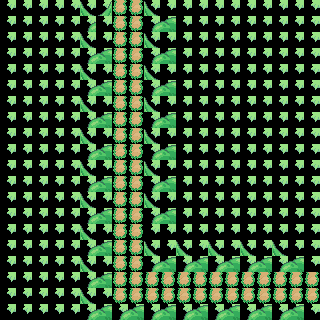

Rendered tile map (Tiled .tmx) drawn with the repository's tilesets; below, a short description and the full map source, tile grids included:
An orthogonal 20x20 tile map with 16x16 px tiles, 2 tile layers (Tile Layer 1, Tile Layer 2), 3 tilesets.

<map version="1.10" tiledversion="1.11.2" orientation="orthogonal" renderorder="right-down" width="20" height="20" tilewidth="16" tileheight="16" infinite="0" nextlayerid="3" nextobjectid="1">
  <tileset firstgid="1" source="The Fan-tasy Tileset (Free)/Tiled/Tilesets/Tileset_Ground.tsx" />
 <tileset firstgid="31" source="The Fan-tasy Tileset (Free)/Tiled/Tilesets/Tileset_Road.tsx" />
 <tileset firstgid="46" source="The Fan-tasy Tileset (Free)/Tiled/Tilesets/Atlas_Trees_Bushes.tsx" />
 <layer id="1" name="Tile Layer 1" width="20" height="20">
  <data encoding="csv">
26,26,26,26,26,26,26,43,43,26,26,26,26,26,26,26,26,26,26,26,
26,26,26,26,26,26,26,43,43,26,26,26,26,26,26,26,26,26,26,26,
26,26,26,26,26,26,26,43,43,26,26,26,26,26,26,26,26,26,26,26,
26,26,26,26,26,26,26,43,43,26,26,26,26,26,26,26,26,26,26,26,
26,26,26,26,26,26,26,43,43,26,26,26,26,26,26,26,26,26,26,26,
26,26,26,26,26,26,26,43,43,26,26,26,26,26,26,26,26,26,26,26,
26,26,26,26,26,26,26,43,43,26,26,26,26,26,26,26,26,26,26,26,
26,26,26,26,26,26,26,43,43,26,26,26,26,26,26,26,26,26,26,26,
26,26,26,26,26,26,26,43,43,26,26,26,26,26,26,26,26,26,26,26,
26,26,26,26,26,26,26,43,43,26,26,26,26,26,26,26,26,26,26,26,
26,26,26,26,26,26,26,43,43,26,26,26,26,26,26,26,26,26,26,26,
26,26,26,26,26,26,26,43,43,26,26,26,26,26,26,26,26,26,26,26,
26,26,26,26,26,26,26,43,43,26,26,26,26,26,26,26,26,26,26,26,
26,26,26,26,26,26,26,43,43,26,26,26,26,26,26,26,26,26,26,26,
26,26,26,26,26,26,26,43,43,26,26,26,26,26,26,26,26,26,26,26,
26,26,26,26,26,26,26,43,43,26,26,26,26,26,26,26,26,26,26,26,
26,26,26,26,26,26,26,43,43,26,26,26,26,26,26,26,26,26,26,26,
26,26,26,26,26,26,26,43,43,43,43,43,43,43,43,43,43,43,43,43,
26,26,26,26,26,26,26,43,43,43,43,43,43,43,43,43,43,43,43,43,
26,26,26,26,26,26,26,26,26,26,26,26,26,26,26,26,26,26,26,26
</data>
 </layer>
 <layer id="2" name="Tile Layer 2" width="20" height="20">
  <data encoding="csv">
0,0,0,0,0,48,47,0,0,48,49,0,0,0,0,0,0,0,0,0,
0,0,0,0,0,60,46,0,0,60,61,0,0,0,0,0,0,0,0,0,
0,0,0,0,0,48,49,0,0,48,49,0,0,0,0,0,0,0,0,0,
0,0,0,0,0,60,61,0,0,60,61,0,0,0,0,0,0,0,0,0,
0,0,0,0,0,48,49,0,0,48,49,0,0,0,0,0,0,0,0,0,
0,0,0,0,0,60,61,0,0,60,61,0,0,0,0,0,0,0,0,0,
0,0,0,0,0,48,49,0,0,48,49,0,0,0,0,0,0,0,0,0,
0,0,0,0,0,60,61,0,0,60,61,0,0,0,0,0,0,0,0,0,
0,0,0,0,0,48,49,0,0,48,49,0,0,0,0,0,0,0,0,0,
0,0,0,0,0,60,61,0,0,60,61,0,0,0,0,0,0,0,0,0,
0,0,0,0,0,48,49,0,0,48,49,0,0,0,0,0,0,0,0,0,
0,0,0,0,0,60,61,0,0,60,61,0,0,0,0,0,0,0,0,0,
0,0,0,0,0,48,49,0,0,48,49,0,0,0,0,0,0,0,0,0,
0,0,0,0,0,60,61,0,0,60,61,0,0,0,0,0,0,0,0,0,
0,0,0,0,0,48,49,0,0,0,0,0,0,0,0,0,0,0,0,0,
0,0,0,0,0,60,61,0,0,48,49,48,49,48,49,48,49,48,49,0,
0,0,0,0,0,48,49,0,0,60,61,60,61,60,61,60,61,60,61,0,
0,0,0,0,0,60,61,0,0,0,0,0,0,0,0,0,0,0,0,0,
0,0,0,0,0,48,49,0,0,0,0,0,0,0,0,0,0,0,0,0,
0,0,0,0,0,60,61,60,61,60,61,60,61,60,61,60,61,60,61,0
</data>
 </layer>
</map>
